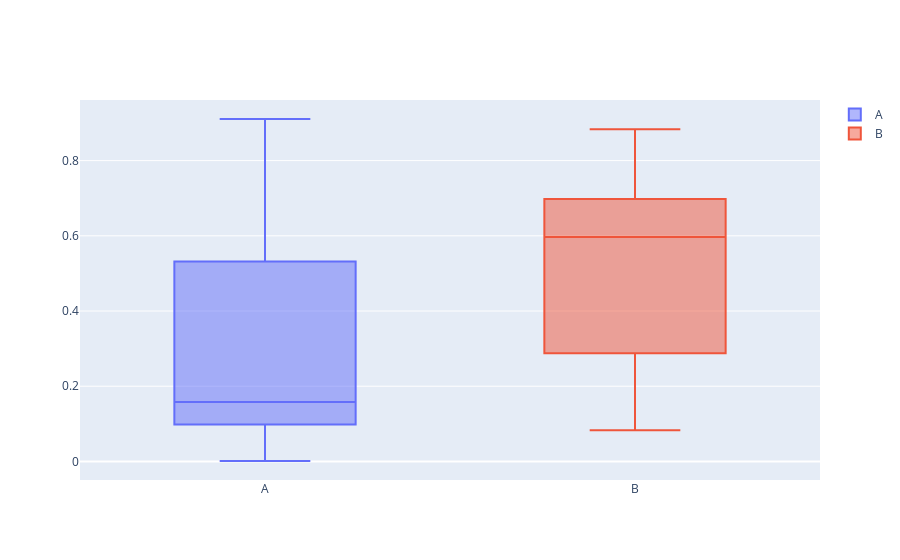

Write notebook code for a chart like this one.
### Markdown cell above
#### (2) plotly.graph_objects 로 그려보기

### Code cell
import plotly.graph_objects as go

fig = go.Figure()

fig.add_trace(
    go.Box(
        y = df['A'], name = 'A'
    )
)

fig.add_trace(
    go.Box(
    y = df['B'], name = 'B'
    )
)

fig.show()

### Figure 1 — Plotly figure (JSON) as saved in the notebook; plotly's stock layout.template omitted (floating-point values rounded to 4 significant figures)
{"data": [{"name": "A", "type": "box", "y": [0.001162, 0.07817, 0.399, 0.9107, 0.8433, 0.5319, 0.09809, 0.1643, 0.1518, 0.1201]}, {"name": "B", "type": "box", "y": [0.6507, 0.2874, 0.6977, 0.7743, 0.0828, 0.2676, 0.5428, 0.8836, 0.5251, 0.6766]}], "layout": {}}
